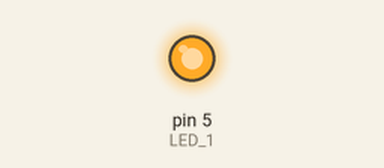
Recording of a sketch running on a simulated Arduino Uno, built with avr-gcc and run on an emulated ATmega328P. Parts: output pins drawn as LEDs (lit = HIGH).

Above: at 0.1 s.
Timing chart, 0 to 1.6 s (numbered marks = the images above):
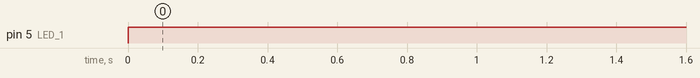

Measured:
- by itself, pin 5 (LED_1): LOW → HIGH at 0.00 s

The sketch:

Led.ino
```cpp
int LED_1=5;

void setup()
{
  // put your setup code here,to run
  pinMode(LED_1, OUTPUT);
}

void loop()
{
   digitalWrite(LED_1, HIGH);
   //put your main code here, to run

}
```
